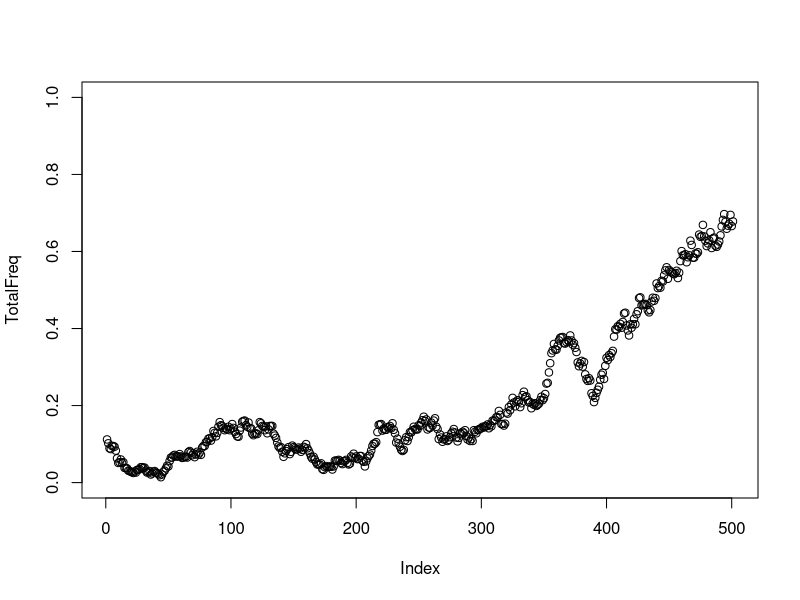

This chart was generated by the following R code:
ancientfreq  = runif(1, 0.05,0.2)
Generations = 500
N=1000
selectioncoef =  0.005

M = matrix(0, nrow = 0, ncol = 4)
TotalFreq = c(ancientfreq)
currentfreq = ancientfreq
for (i in 1:Generations) {

  newmean  = (currentfreq + currentfreq * selectioncoef )  /(1 + currentfreq * selectioncoef)
  
currentfreq  = rbinom(1, N, newmean ) / N

  TotalFreq = c(TotalFreq, currentfreq)

if (i %%2 == 0) {
    r = runif(1)
    if (r < currentfreq**2) M = rbind(M, c(paste0(toString(Generations-i), ".0001"), "-inf", "-inf", "0.00") )
    else if (r < currentfreq**2 + (1 - currentfreq)**2 ) {
      M = rbind(M, c(paste0(toString(Generations-i), ".0001"), "0.00", "-inf",  "-inf") )
    }
    else {
      M = rbind(M, c(paste0(toString(Generations-i), ".0001"), "-inf",   "0.00", "-inf") )
    }  
}}
M = M[-nrow(M),]
M = M[nrow(M):1,]
plot(TotalFreq, ylim = c(0,1))
writeLines(toString(TotalFreq ), "FrequencyTrajectory.txt", sep = "\n")
writeLines(toString(TotalFreq[length(TotalFreq)] ), "ModernFreq.txt", sep = "\n")

write.table(M, file = "Samples.txt", quote = F, sep = " ", row.names = F, col.names = F)

